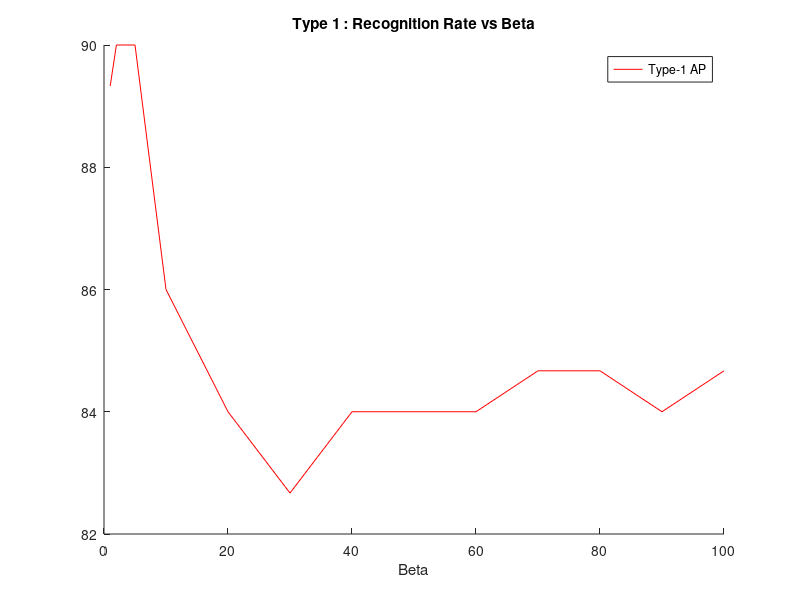

Write the MATLAB code that produced this figure. (Note: this script raises an error after producing the figure.)
T1beta=[1 2 5 10 20 30 40 50 60 70 80 90 100];
T1recograte=[89.33 90 90 86 84 82.67 84 84 84 84.67 84.67 84 84.67];

%clear title, x label, y label;
hold on 
plot(T1beta,T1recograte,'red');
title('Type 1 : Recognition Rate vs Beta');
xlabel('Beta');
%ylabel('Recognition Rate(%)');
legend('Type-1 AP');
scatter(T1beta,T1recograte,'Red','filled');
ylim([0 100]);
hold off